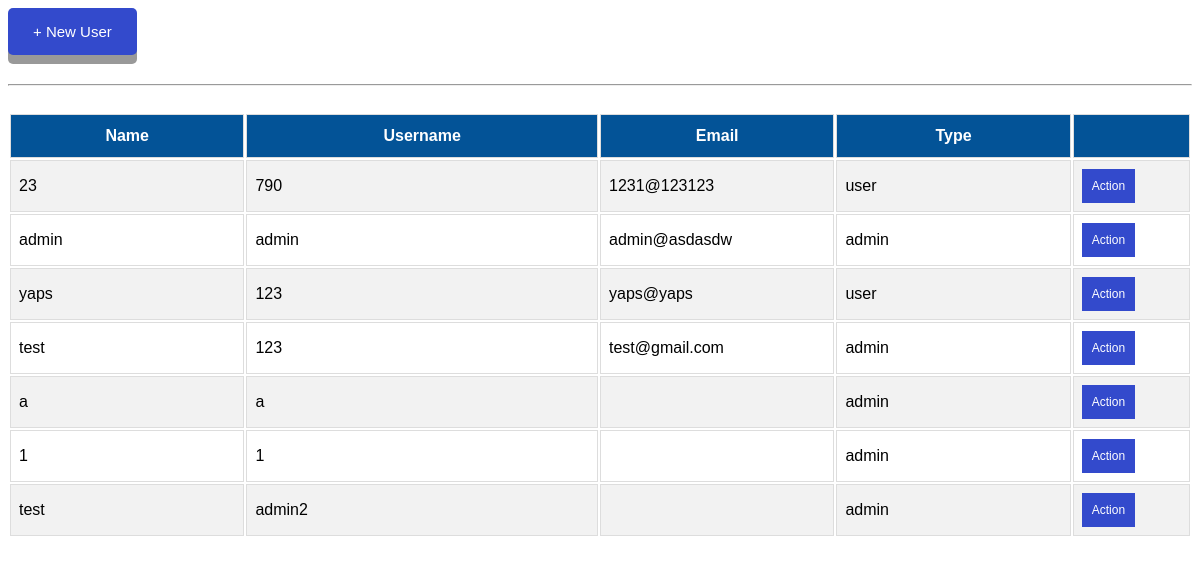
/admin/users.php, run on the app's committed database.
### tables this page shows
CREATE TABLE `users` (
  `user_id` int(10) NOT NULL,
  `username` varchar(100) NOT NULL,
  `name` varchar(100) NOT NULL,
  `email` varchar(100) NOT NULL,
  `user_type` varchar(100) NOT NULL,
  `password` varchar(100) NOT NULL
);

### admin/users.php (the view, shortened to what this page needs)
<!DOCTYPE html>
<?php
$conn = mysqli_connect("localhost","root","") or die (mysqli_error($conn));
$sql = "SELECT * FROM users";
$q = mysqli_query($conn,$sql) or die (mysqli_error($conn));
?>
<html>
<head>
	<link rel = "stylesheet" type="text/css" href="../css/create_user.css" />
	<link href='https://unpkg.com/boxicons@2.0.9/css/boxicons.min.css' rel='stylesheet'>
</head>
<body>
<div class="button-align">
		<div class="first-modal">
			<button class="modal-button" href="#myModal1"> + New User</button>
		</div>
</div>
	<br>
	<hr>
	<br>
	<div id="tbody">
		<table width="100%">
			<tr>
				<th width="20%">Name</th>
			    <th width="30%">Username</th>
			    <th width="20%">Email</th>
			    <th width="20%">Type</th>
			    <th width="30%"></th>
			</tr>
			<?php
						while($r = mysqli_fetch_assoc($q))
						{
					?>
			 	<tr>
			 		<td><?php echo $r['name'];?></td>
					<td><?php echo $r['username'];?></td>
					<td><?php echo $r['email'];?></td>
					<td><?php echo $r['user_type'];?></td>
					<td>
						<div class="dropdown">
						  <button class="dropbtn">Action</button>
						</div>
					</td>
			 	</tr>
			 		<?php
						}
					?>
		</table>
	</div>
</body>
</html>

### css/create_user.css (style rules this page uses)
.button-align { height: 50px; }
.first-modal { width: 150px; float: left; }
.first-modal button { display: inline-block; padding: 15px 25px; font-size: 15px; cursor: pointer; text-align: center; text-decoration: none; outline: none; color: #fff; background-color: #334acc; border: none; border-radius: 5px; box-shadow: 0 9px #999; }
#tbody { font-family: Arial, Helvetica, sans-serif; border-collapse: collapse; width: 100%; }
#tbody td, th { border: 1px solid #ddd; padding: 8px; }
#tbody tr:nth-child(even) { background-color: #f2f2f2; }
#tbody th { padding-top: 12px; padding-bottom: 12px; text-align: left; background-color: #035397; color: white; text-align: center; }
.dropbtn { background-color: #334acc; color: white; padding: 10px; font-size: 12px; border: none; }
.dropdown { position: relative; display: inline-block; }

### data on the page
users: name "23", username "790", email "1231@123123", user_type "user"
users: name "admin", username "admin", email "admin@asdasdw", user_type "admin"
users: name "yaps", username "123", email "yaps@yaps", user_type "user"
users: name "test", username "123", email "test@gmail.com", user_type "admin"
users: name "a", username "a", user_type "admin"
users: name "1", username "1", user_type "admin"
users: name "test", username "admin2", user_type "admin"
